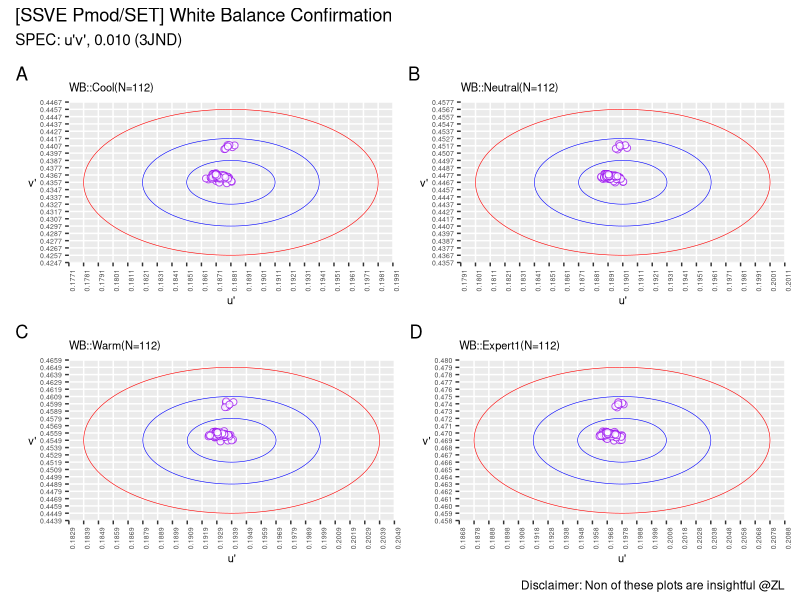
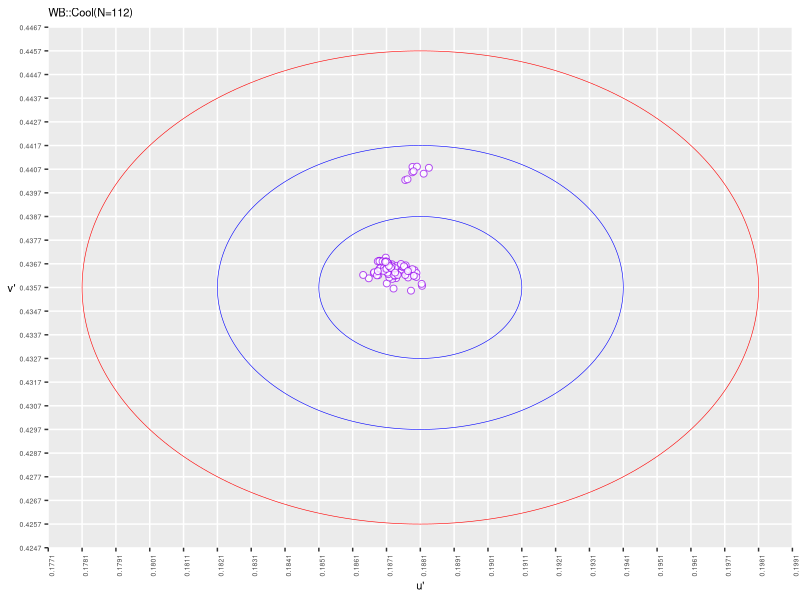
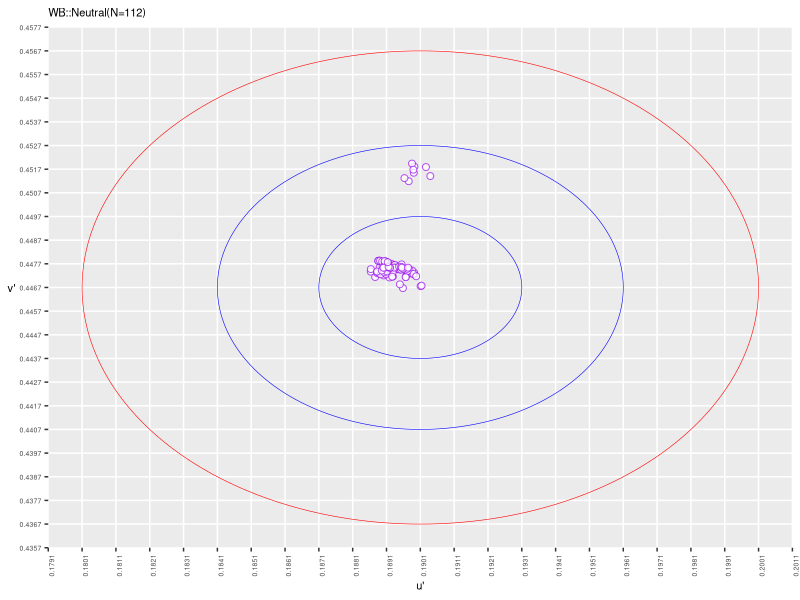
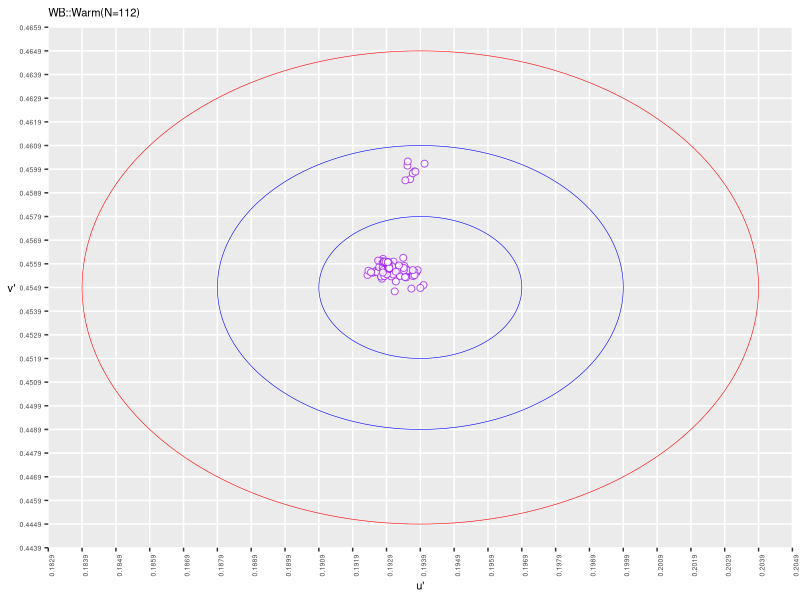
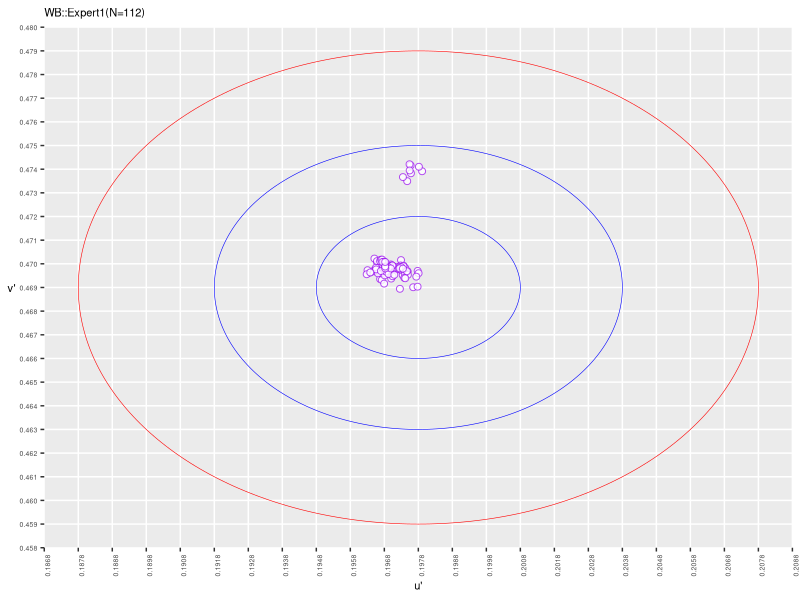
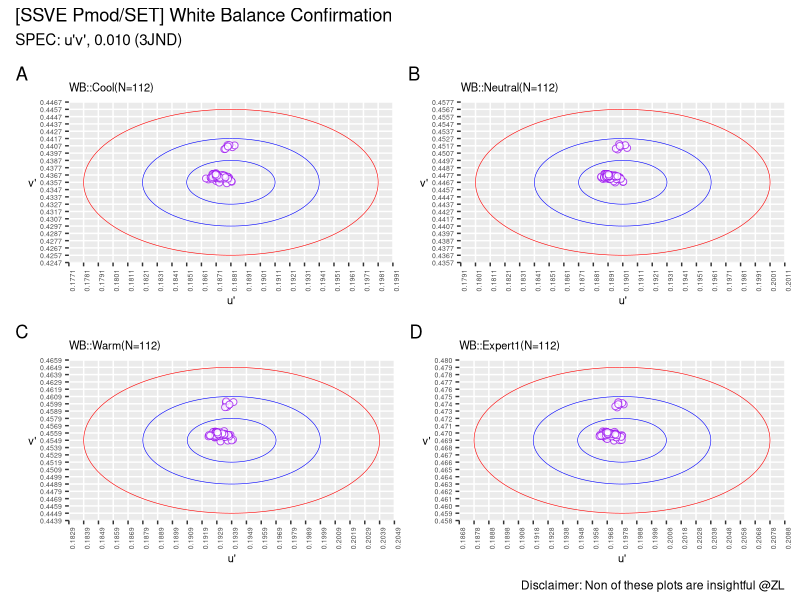

Write R code to recreate these figures, in order.
#!/usr/bin/Rscript

### SSVE Pmod White Balance Trial 
### Effectiveness confirmation
### by ZL, 20211222


#require(reticulate)
require(ggplot2)
require(patchwork)
### create clean data
#reticulate::use_python('D:/DevEnv/WPy32-3741/python-3.7.4/python.exe')
#reticulate::install_miniconda()
#reticulate::py_run_file('main.py')

print("start visualizing..")

### premise
calc.du <- function(jnd, angle, du.target){
  return(jnd * cos(angle * pi / 180) + du.target)
}

calc.dv <- function(jnd, angle, dv.target){
  return(jnd * sin(angle * pi / 180) + dv.target)
}

jnd.ellips <- function(jnd, cTT.u, cTT.v){
  du <- c()
  dv <- c()
  for(i in 0:360){
    du <- c(du, calc.du(jnd, i, cTT.u))
    dv <- c(dv, calc.dv(jnd, i, cTT.v))
  }
  df <- data.frame(du, dv)
  colnames(df) <- c("du", "dv")
  return(df)
}

plot.wb <- function(df.temp, temp,
                    temp.breaks.x, temp.breaks.y,
                    temp.minor.x, temp.minor.y, 
                    temp.jnd1, temp.jnd2, temp.jnd3) {
  
  p <- ggplot(df.temp) +
    geom_point(aes(x=u,
                   y=v),
               colour="purple",
               shape=21,
               fill='white',
               stroke=.5,
               alpha=.8,
               size=2) +
  #  coord_cartesian(xlim=c(0.1771, 0.1991),
  #                  ylim=c(0.4247, 0.4467)) +
    scale_x_continuous(breaks = temp.breaks.x,
                       minor_breaks = temp.minor.x) +
    scale_y_continuous(breaks = temp.breaks.y,
                       minor_breaks = temp.minor.y) +
    labs(title=gsub(' ', '', paste('WB::',
                                   temp, 
                                   '(N=',
                                   length(df.temp$u),
                                   ')')),
         x="u\'",
         y="v\'") +
    theme(plot.title = element_text(size=8),
          #panel.grid.major.x = element_blank(),
          #panel.grid.major.y = element_blank(),
          panel.grid.minor.x = element_blank(),
          panel.grid.minor.y = element_blank(),
          axis.title.x = element_text(size=8),
          axis.title.y = element_text(angle=0, size=8, vjust=0.5),
          axis.text.x = element_text(angle=90, size=5),
          axis.text.y = element_text(size=5)) +
    geom_path(data=temp.jnd1,
               aes(x=du,
                   y=dv),
               size = 0.2,
               color = 'blue'
               ) +
    geom_path(data=temp.jnd2,
               aes(x=du,
                   y=dv),
               size = 0.2,
               color = 'blue'
    ) +
    geom_path(data=temp.jnd3,
               aes(x=du,
                   y=dv),
               size = 0.2,
               color = 'red'
    )
  return(p)
}

plot.save <- function(dstPath) {
  ggsave(dstPath,
        width = 10,
        height = 10,
        device = 'tiff',
        dpi = 400)
}

### plot
cool.jnd1 <- jnd.ellips(0.003, 0.1881, 0.4357)
cool.jnd2 <- jnd.ellips(0.006, 0.1881, 0.4357)
cool.jnd3 <- jnd.ellips(0.010, 0.1881, 0.4357)
cool.breaks.x <- seq(0.1771, 0.1991, 0.001)
cool.breaks.y <- seq(0.4247, 0.4467, 0.001)
cool.minor.x <- seq(0.1771, 0.1991, 0.0002)
cool.minor.y <- seq(0.4247, 0.4467, 0.0002)

neutral.jnd1 <- jnd.ellips(0.003, 0.1901, 0.4467)
neutral.jnd2 <- jnd.ellips(0.006, 0.1901, 0.4467)
neutral.jnd3 <- jnd.ellips(0.010, 0.1901, 0.4467)
neutral.breaks.x <- seq(0.1791, 0.2011, 0.001)
neutral.breaks.y <- seq(0.4357, 0.4577, 0.001)
neutral.minor.x <- seq(0.1791, 0.2011, 0.0002)
neutral.minor.y <- seq(0.4357, 0.4577, 0.0002)

warm.jnd1 <- jnd.ellips(0.003, 0.1939, 0.4549)
warm.jnd2 <- jnd.ellips(0.006, 0.1939, 0.4549)
warm.jnd3 <- jnd.ellips(0.010, 0.1939, 0.4549)
warm.breaks.x <- seq(0.1829, 0.2049, 0.001)
warm.breaks.y <- seq(0.4439, 0.4659, 0.001)
warm.minor.x <- seq(0.1829, 0.2049, 0.0002)
warm.minor.y <- seq(0.4439, 0.4659, 0.0002)

expert1.jnd1 <- jnd.ellips(0.003, 0.1978, 0.469)
expert1.jnd2 <- jnd.ellips(0.006, 0.1978, 0.469)
expert1.jnd3 <- jnd.ellips(0.010, 0.1978, 0.469)
expert1.breaks.x <- seq(0.1868, 0.2088, 0.001)
expert1.breaks.y <- seq(0.4580, 0.4800, 0.001)
expert1.minor.x <- seq(0.1868, 0.2088, 0.0002)
expert1.minor.y <- seq(0.4580, 0.4800, 0.0002)

### read white balance data
df.cool <- read.csv("./data/COOL.csv")
df.neutral <- read.csv("./data/NEUTRAL.csv")
df.warm <- read.csv("./data/WARM.csv")
df.expert1 <- read.csv("./data/EXPERT1.csv")
#View(df)

wb.save.cool <- './report/Rplot_A_cool.tiff'
wb.save.neutral <- './report/Rplot_B_neutral.tiff'
wb.save.warm <- './report/Rplot_C_warm.tiff'
wb.save.expert1 <- './report/Rplot_D_expert1.tiff'
wb.save.all <- './report/Rplot_wb.tiff'

### plot WB cool
p1 <- plot.wb(df.cool,
        'Cool',
        cool.breaks.x,
        cool.breaks.y,
        cool.minor.x,
        cool.minor.y, 
        cool.jnd1,
        cool.jnd2,
        cool.jnd3)

plot.save(wb.save.cool)

### plot WB neutral
p2 <- plot.wb(df.neutral,
        'Neutral',
        neutral.breaks.x,
        neutral.breaks.y,
        neutral.minor.x,
        neutral.minor.y, 
        neutral.jnd1,
        neutral.jnd2,
        neutral.jnd3)

plot.save(wb.save.neutral)


### plot WB warm
p3 <- plot.wb(df.warm,
        'Warm',
        warm.breaks.x,
        warm.breaks.y,
        warm.minor.x,
        warm.minor.y, 
        warm.jnd1,
        warm.jnd2,
        warm.jnd3)

plot.save(wb.save.warm)

### plot WB expert1
p4 <- plot.wb(df.expert1,
        'Expert1',
        expert1.breaks.x,
        expert1.breaks.y,
        expert1.minor.x,
        expert1.minor.y, 
        expert1.jnd1,
        expert1.jnd2,
        expert1.jnd3)

plot.save(wb.save.expert1)

### layout 01
# p1 + p2
# p3 + p4

### layout 02
(p1 | p2) /
  (p3 | p4) +
  plot_annotation(
    title = '[SSVE Pmod/SET] White Balance Confirmation',
    subtitle = 'SPEC: u\'v\', 0.010 (3JND)',
    caption = 'Disclaimer: Non of these plots are insightful @ZL',
    tag_levels = 'A'
  )

plot.save(wb.save.all)

print("successed.")
